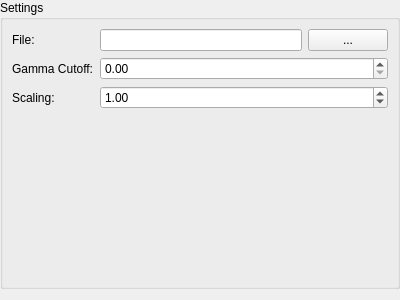
<?xml version="1.0" encoding="UTF-8"?>
<ui version="4.0">
 <class>SixFringeCodecOptions</class>
 <widget class="QWidget" name="SixFringeCodecOptions">
  <property name="geometry">
   <rect>
    <x>0</x>
    <y>0</y>
    <width>400</width>
    <height>300</height>
   </rect>
  </property>
  <property name="windowTitle">
   <string>Form</string>
  </property>
  <layout class="QGridLayout" name="gridLayout">
   <property name="leftMargin">
    <number>0</number>
   </property>
   <property name="topMargin">
    <number>0</number>
   </property>
   <property name="rightMargin">
    <number>0</number>
   </property>
   <item row="0" column="0">
    <widget class="QWidget" name="widget" native="true">
     <layout class="QGridLayout" name="gridLayout_2">
      <property name="margin">
       <number>0</number>
      </property>
      <property name="spacing">
       <number>0</number>
      </property>
      <item row="0" column="0">
       <widget class="QGroupBox" name="groupBox">
        <property name="title">
         <string>Settings</string>
        </property>
        <layout class="QFormLayout" name="formLayout">
         <property name="fieldGrowthPolicy">
          <enum>QFormLayout::AllNonFixedFieldsGrow</enum>
         </property>
         <item row="1" column="0">
          <widget class="QLabel" name="gammaCutoffLabel">
           <property name="text">
            <string>Gamma Cutoff:</string>
           </property>
          </widget>
         </item>
         <item row="1" column="1">
          <widget class="QDoubleSpinBox" name="gammaCutoffBox">
           <property name="maximum">
            <double>1.000000000000000</double>
           </property>
           <property name="singleStep">
            <double>0.010000000000000</double>
           </property>
          </widget>
         </item>
         <item row="2" column="0">
          <widget class="QLabel" name="scalingLabel">
           <property name="text">
            <string>Scaling:</string>
           </property>
          </widget>
         </item>
         <item row="2" column="1">
          <widget class="QDoubleSpinBox" name="scalingBox">
           <property name="maximum">
            <double>100.000000000000000</double>
           </property>
           <property name="value">
            <double>1.000000000000000</double>
           </property>
          </widget>
         </item>
         <item row="0" column="1">
          <widget class="QWidget" name="widget_2" native="true">
           <layout class="QHBoxLayout" name="horizontalLayout">
            <property name="margin">
             <number>0</number>
            </property>
            <item>
             <widget class="QLineEdit" name="sourceFileBox"/>
            </item>
            <item>
             <widget class="QPushButton" name="sourceFileChooseButton">
              <property name="text">
               <string>...</string>
              </property>
             </widget>
            </item>
           </layout>
          </widget>
         </item>
         <item row="0" column="0">
          <widget class="QLabel" name="label">
           <property name="text">
            <string>File:</string>
           </property>
          </widget>
         </item>
        </layout>
       </widget>
      </item>
     </layout>
    </widget>
   </item>
  </layout>
 </widget>
 <resources/>
 <connections/>
</ui>
